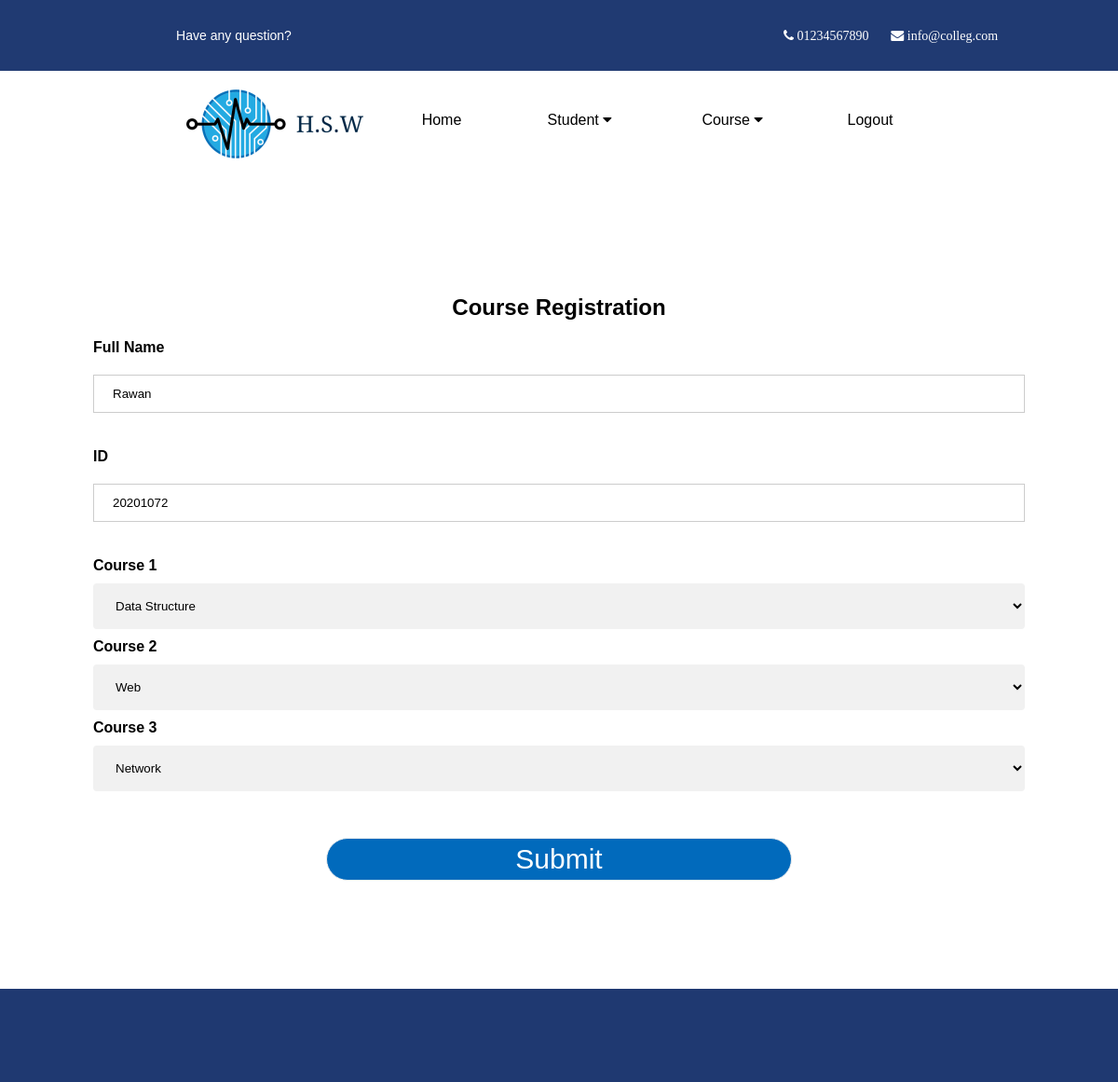
The app's page /RegisterCourse/20201072/ (signed in) with its own data.
### pages/models.py (models this page shows, shortened)
class Student(models.Model):
    name=models.CharField(max_length=50)
    ID=models.IntegerField(primary_key=True)
    date=models.DateTimeField()
    university=models.CharField(max_length=50)
    Gender=models.CharField(max_length=10)
    department=models.CharField(max_length=10)
    statues=models.CharField(max_length=10)
    course1=models.CharField(max_length=50,null=True)
    course2=models.CharField(max_length=50,null=True)
    course3=models.CharField(max_length=50,null=True)

### pages/views.py (the view)
# urls.py: path('RegisterCourse/<int:Id>/',views.RegPage,name='RegisterCourse'),
@login_required(login_url='Login')
def RegPage(request,Id):
    display = Student.objects.get(ID=Id)
    return render(request,'pages/Registered Courses.html',{'course':Courses.objects.all(),'student':display})

### templates/pages/Registered Courses.html (shortened to what this page needs)
{% extends 'base.html' %}
{% block content %}
<!DOCTYPE html>
<html lang="en" dir="ltr">
  <head>
  </head>
  <body>
    <div>
    <form action="{% url 'RegCourse' student.ID %}" method="post" onsubmit="return register()">
      <h2 style="text-align: center">Course Registration</h2>
      <label for="uname"><b>Full Name</b></label>
      <br>
      <input type="text" id="Name" name="name" placeholder="Enter Name" onkeyup="nmValidation()" value="{{student.name}}" required>
      <br>
      <br>
      <label for="id"><b>ID</b></label>
      <br>
      <input type="text" id="id" placeholder="Enter ID" onkeyup="idValidation()" value="{{student.ID}}" required>
      <br>
      <br>
      <label for="course"><b>Course 1</b></label>
      <br>
      <select id= "course1" name="course1">
        <option value="{{student.course1}}">{{student.course1}}</option>
     </select>
     <br>
      <label for="course"><b>Course 2</b></label>
      <br>
      <select id= "course2" name="course2">
        <option value="{{student.course2}}">{{student.course2}}</option>
     </select>
     <br>
      <label for="course"><b>Course 3</b></label>
      <br>
      <select id= "course3" name="course3">
      <option value="{{student.course3}}">{{student.course3}}</option>
     </select>
     <br>
     <input type="submit" id="reg" value="Submit" class="submit-button">
   </form>
    <footer></footer>
    </div>
  </body>
</html>
{% endblock content %}

### pages/static/css/style.css (style rules this page uses)
body { margin: 0; font-family: Arial; overflow-x: hidden; }
form { padding: 100px; }
input[type=text], input[type=date],input[type=password],input[type=search],input[type=email] { width: 100%; padding: 12px 20px; margin: 20px 0; display: inline-block; border: 1px solid #ccc; box-sizing: border-box; }
select { width: 100%; padding: 16px 20px; margin: 10px 0; border: none; border-radius: 4px; background-color: #f1f1f1; }
.submit-button { width: 50%; background: #016ABC; align-content: center; color: white; border: 1px solid #eee; border-radius: 50px; font-size: 30px; padding: 5px; margin-left: 25%; margin-top: 4%; }
footer { background: #1F3971; color: white; height: 100px; }

### records on screen
Student: name "Rawan", ID "20201072", course1 "Data Structure", course2 "Web", course3 "Network"
